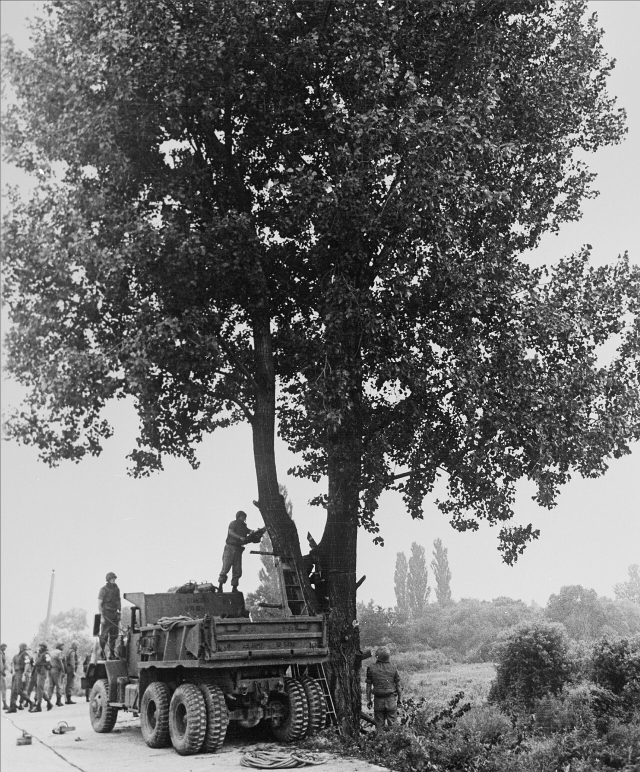
#> input picture videos/operation-paul-bunyan/source/photo/paulbunyan.jpg, 1280 x 1543 px (shown at 1/2 size)
$ python -i lib.py   (imports and definitions only)
#> lines starting #> are read from the running program, lines starting #| are printed output that depends on the picture
# Colored-pencil drawing library (cairo) for the "Bu Gerçekten Yaşandı" style.
import math
import numpy as np
import cairo

W, H = 1080, 1920
FPS = 30


def hexc(h):
    h = h.lstrip('#')
    return tuple(int(h[i:i + 2], 16) / 255 for i in (0, 2, 4))


PAPER = hexc('F3EAD7')
NAVY = hexc('2B2A4E')
INK = hexc('23204A')
PURPLE = hexc('3E3463')
#> further down, picture is the input picture: shape (1543, 1280); min 0, max 255, mean 110.7
OLIVE = hexc('6E7943')
OLIVE_L = hexc('8D9A5A')
OLIVE_D = hexc('545E33')
LEAF1 = hexc('6F8046')
LEAF2 = hexc('86955A')
LEAF3 = hexc('5B6B3A')
KHAKI = hexc('BBA877')
KHAKI_L = hexc('D3C59A')
GREY = hexc('8F9093')
GREY_L = hexc('B5B5B3')
GREY_D = hexc('676A70')
BLUE = hexc('7F9BB4')
BLUE_L = hexc('B3C6D3')
SEA = hexc('A4BACA')
BROWN = hexc('7B5E45')
BROWN_L = hexc('A8865F')
WOOD = hexc('D9BE8E')
SKIN = hexc('DDB48E')
RED = hexc('A64B3F')
ORANGE = hexc('C98A4A')
GROUND = hexc('B9B07C')
SKY = hexc('C8D5DC')
WHITE = hexc('FBF6EA')


def darker(c, k=0.72):
    return tuple(x * k for x in c)


def mix(a, b, k):
    return tuple(a[i] * (1 - k) + b[i] * k for i in range(3))


def clamp(x, a=0.0, b=1.0):
    return a if x < a else b if x > b else x


def sstep(e0, e1, t):
    x = clamp((t - e0) / (e1 - e0)) if e1 != e0 else (1.0 if t >= e1 else 0.0)
    return x * x * (3 - 2 * x)


def lin(e0, e1, t):
    return clamp((t - e0) / (e1 - e0))


# [4 lines left out: function ease_out_back, not called in this run]


def ease_io(x):
    x = clamp(x)
    return 0.5 - 0.5 * math.cos(math.pi * x)


def lerp(a, b, k):
    return a + (b - a) * k


# ---------------------------------------------------------------- geometry
def ellipse_pts(cx, cy, rx, ry, n=28, a0=0.0, a1=2 * math.pi):
    return [(cx + rx * math.cos(a0 + (a1 - a0) * i / n), cy + ry * math.sin(a0 + (a1 - a0) * i / n))
            for i in range(n + (0 if a1 - a0 >= 2 * math.pi - 1e-6 else 1))]


# [10 lines left out: function blob_pts, not called in this run]


def rect_pts(x, y, w, h):
    return [(x, y), (x + w, y), (x + w, y + h), (x, y + h)]


# [8 lines left out: function xform, not called in this run]


# ---------------------------------------------------------------- pen
class Pen:
    # [4 lines left out: function __init__, not called in this run]

    def _rng(self, seed):
        return np.random.default_rng((int(seed) * 7919 + self.boil * 104729 + 17) & 0x7fffffff)

    # [41 lines left out: functions wob, _path, not called in this run]

    def lw(self, v):
        return v * self.zoom ** -0.6

    # [70 lines left out: functions shape, line, not called in this run]

    def circle(self, cx, cy, r, fill=None, line=NAVY, seed=1, lw=3.0, alpha=1.0, n=None, hatch=True):
        n = n or max(12, min(40, int(r * self.zoom / 2.5)))
        self.shape(ellipse_pts(cx, cy, r, r, n), fill=fill, line=line, seed=seed, lw=lw, alpha=alpha, hatch=hatch)


# ---------------------------------------------------------------- text
# [35 lines left out: functions text_extent, draw_text, wrap_lines, not called in this run]


# ---------------------------------------------------------------- paper
_TEX = {}


def textures():
    if _TEX:
        return _TEX
    from PIL import Image, ImageFilter
    rs = np.random.default_rng(42)

    def blurred(scale, rad):
#> called with scale = 60, rad = 20
        n = rs.normal(0, 1, (H // scale + 2, W // scale + 2)).astype(np.float32)
        n = (n - n.min()) / (n.max() - n.min())
        im = Image.fromarray((n * 255).astype(np.uint8)).resize((W + 2 * scale, H + 2 * scale), Image.BICUBIC)
        if rad:
            im = im.filter(ImageFilter.GaussianBlur(rad))
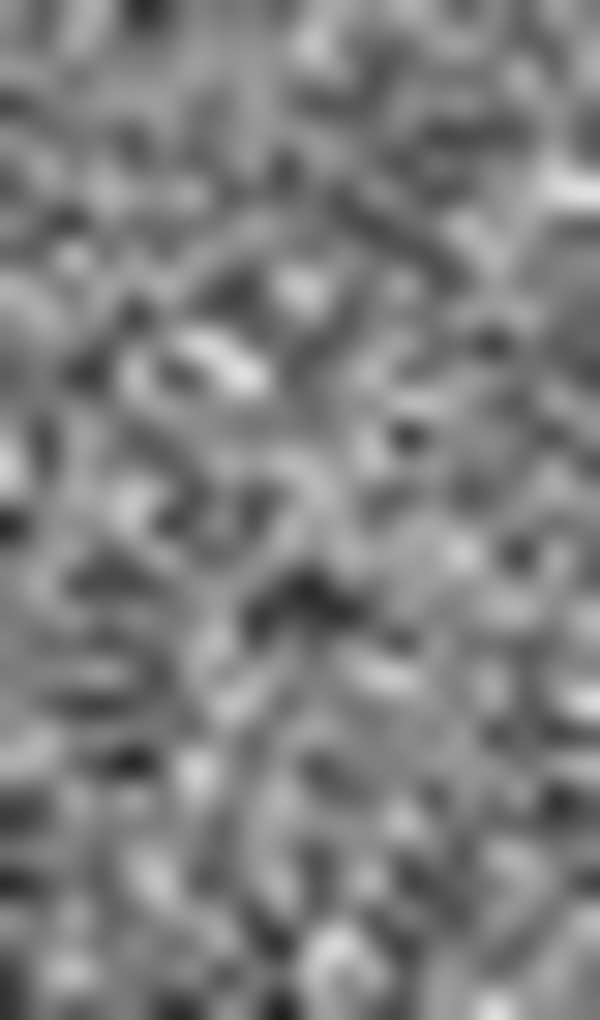
#> im: PIL image 1200x2040 L (shown at 1/2 size); min 30, max 224, mean 126.7
        a = np.asarray(im, dtype=np.float32)[:H, :W] / 255.0
        return a - a.mean()
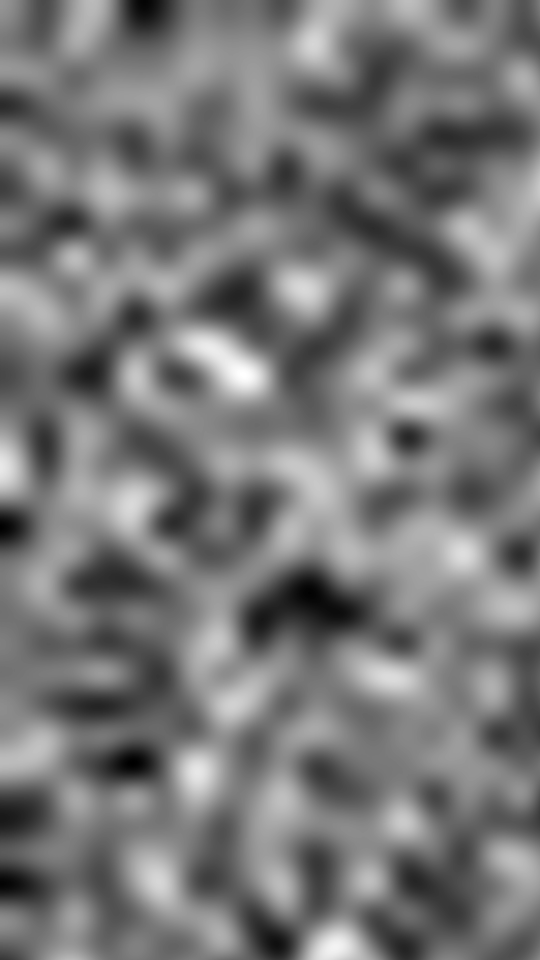
#> returned value: shape (1920, 1080) float32 (shown at 1/2 size); min -0.336, max 0.378, mean 6.95e-08; drawn with min black and max white

    low = blurred(60, 20)
    mid = blurred(6, 2)
#> call 2 of blurred, with scale = 6, rad = 2
#> in blurred (call 2), `a = np.asarray(im, dtype=np.float32)[:H, :W] / 255.0`:
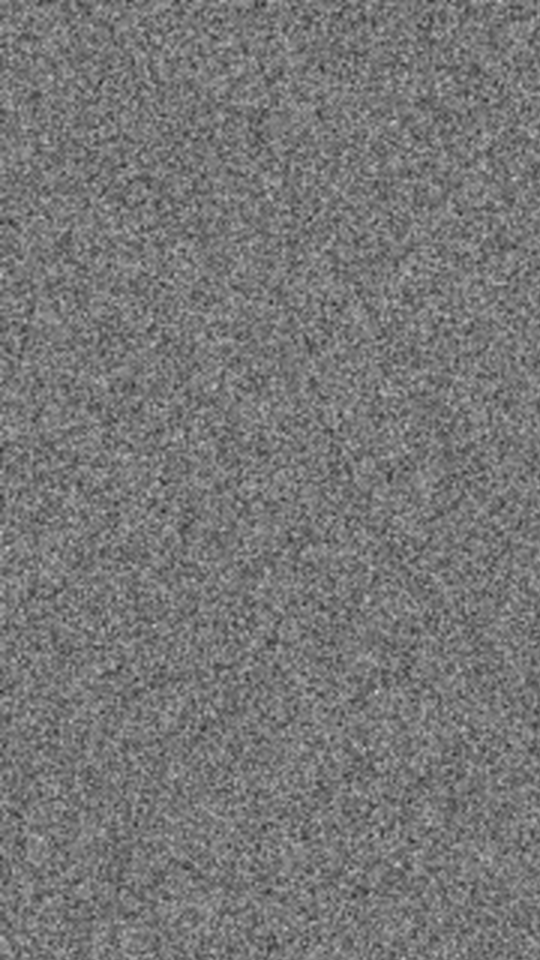
#> a: shape (1920, 1080) float32 (shown at 1/2 size); min 0.149, max 0.831, mean 0.465
    hi = rs.normal(0, 1, (H, W)).astype(np.float32)
    # fibres
    fib = np.zeros((H, W), np.float32)
    for _ in range(1400):
        x, y = rs.integers(0, W), rs.integers(0, H)
        L = rs.integers(6, 30)
        a = rs.uniform(0, math.pi)
        for k in range(L):
            xi, yi = int(x + k * math.cos(a)), int(y + k * math.sin(a))
            if 0 <= xi < W and 0 <= yi < H:
                fib[yi, xi] += 1
    lum = 1 + 0.06 * low + 0.05 * mid + 0.018 * hi - 0.05 * fib
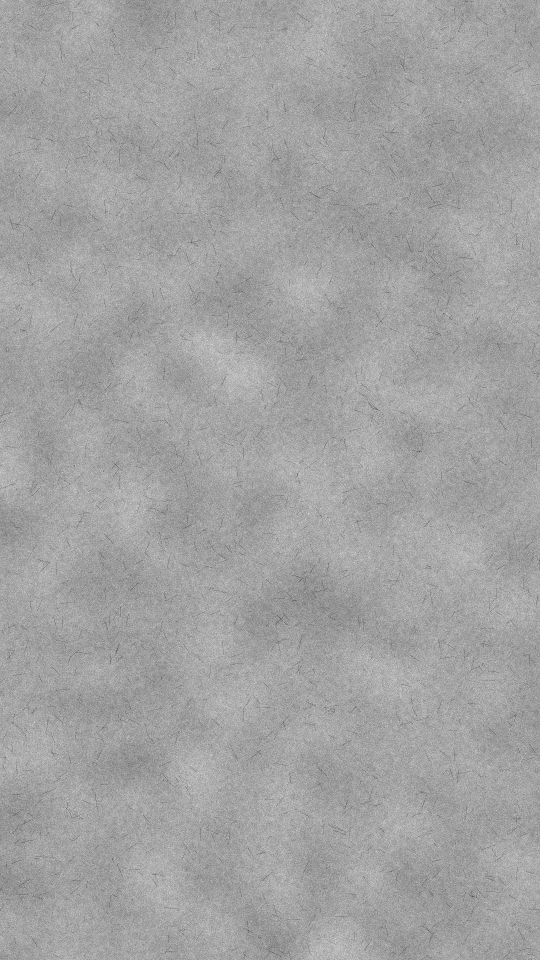
#> lum: shape (1920, 1080) float32 (shown at 1/2 size); min 0.819, max 1.1, mean 0.999; drawn with min black and max white
    yy, xx = np.mgrid[0:H, 0:W].astype(np.float32)
    vig = 1 - 0.10 * (((xx - W / 2) / (W / 2)) ** 2 + ((yy - H / 2) / (H / 2)) ** 2) ** 1.4
    paper = np.stack([lum * PAPER[2], lum * PAPER[1], lum * PAPER[0]], -1)  # BGR
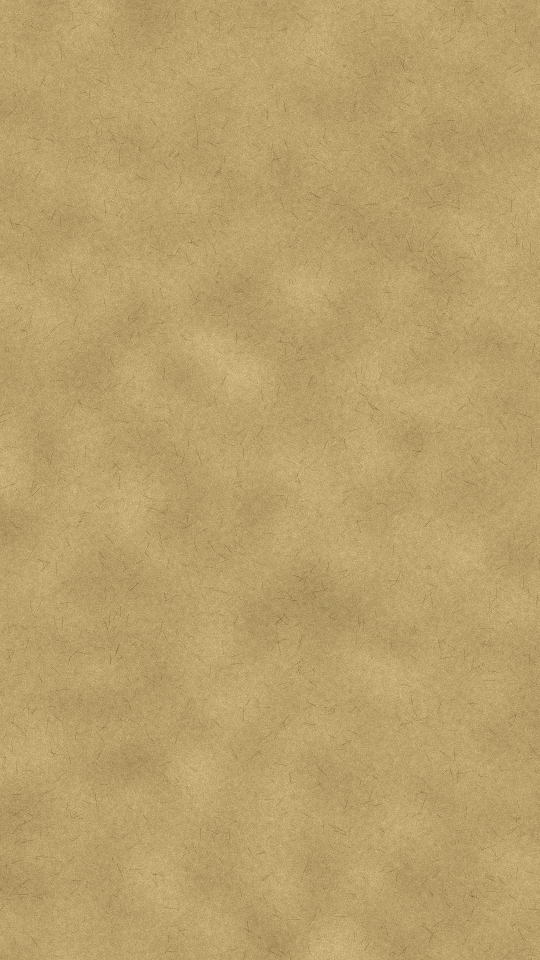
#> paper: shape (1920, 1080, 3) float32 (shown at 1/2 size); mean of channels 0, 1, 2 0.854, 0.906, 0.961; drawn with min black and max white
    paper = np.clip(paper, 0, 1).astype(np.float32)
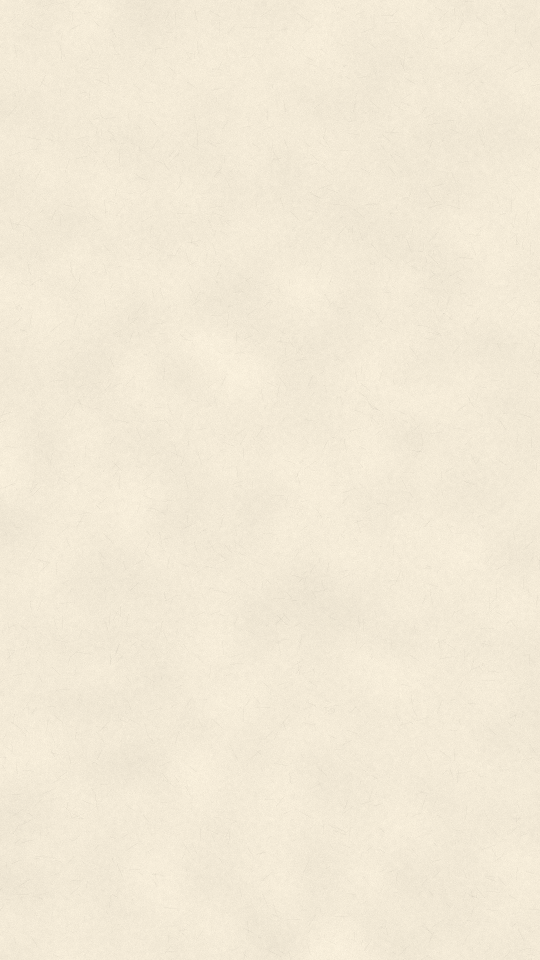
#> paper: shape (1920, 1080, 3) float32 (shown at 1/2 size); mean of channels 0, 1, 2 0.854, 0.906, 0.961; drawn as B, G, R
    # crayon tooth: where paper shows through pigment
    tooth = np.clip((mid * 3.0 + hi * 0.22) - 0.08, 0, 1) * 0.42
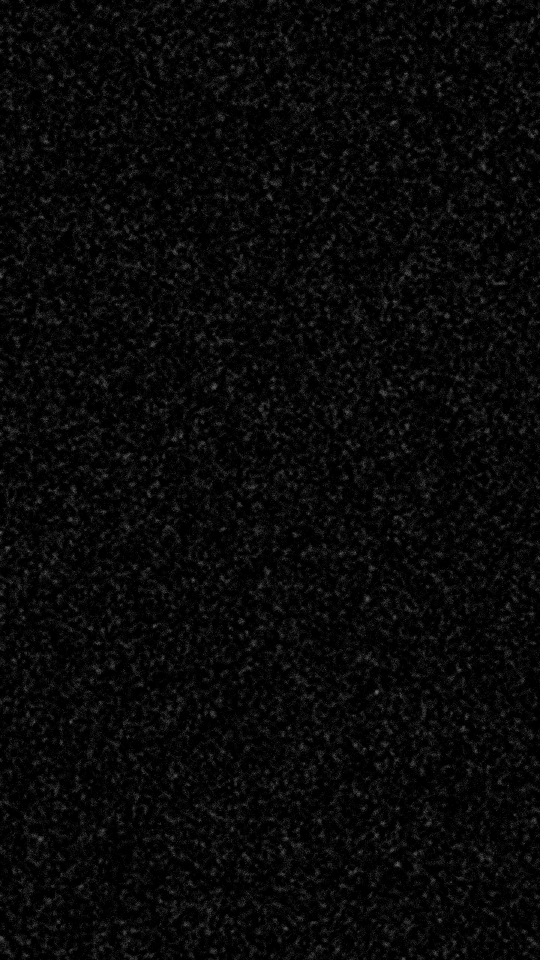
#> tooth: shape (1920, 1080) float32 (shown at 1/2 size); min 0, max 0.42, mean 0.0348
    tooth = tooth.astype(np.float32)[..., None]
    _TEX['paper'] = paper
    _TEX['tooth'] = tooth
    _TEX['vig'] = vig.astype(np.float32)[..., None]
#> (the run stopped early here; a loop or call above may not have finished)
